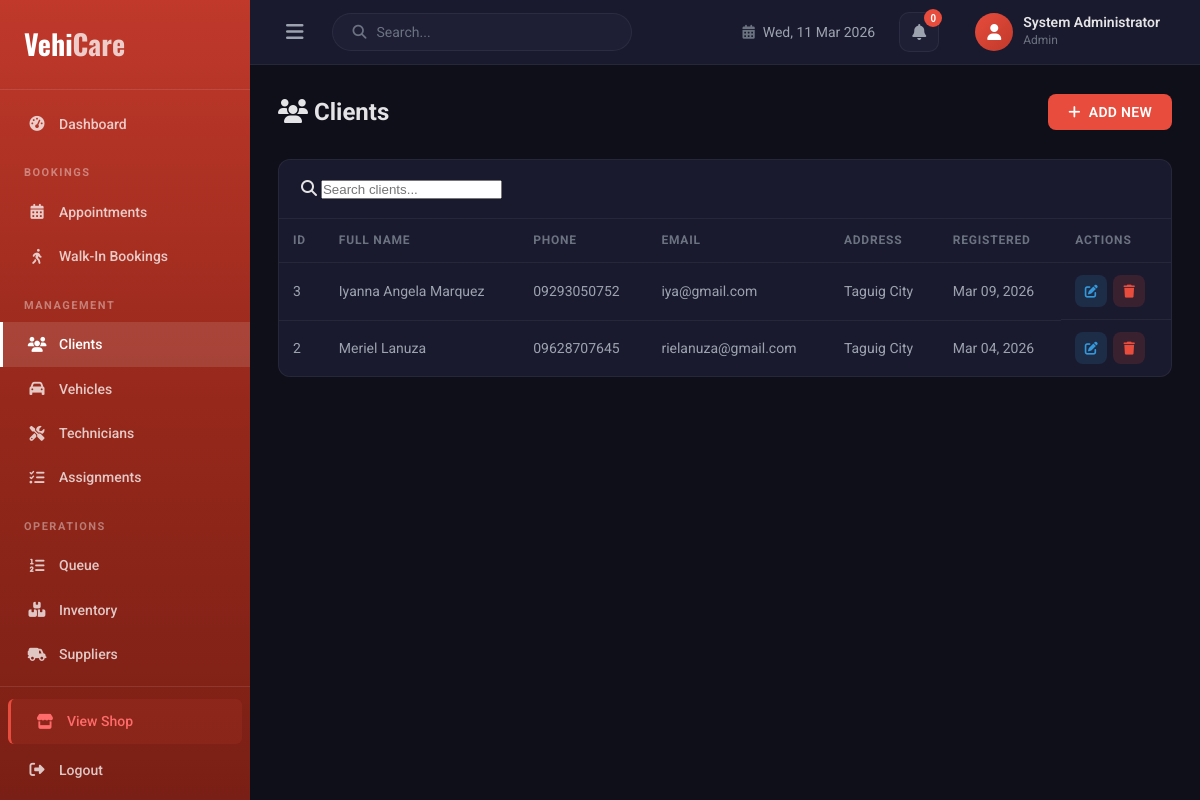
Page /admins/clients.php (signed in) on the committed database.
### tables this page shows
CREATE TABLE `clients` (
  `client_id` int(11) NOT NULL,
  `user_id` int(11) DEFAULT NULL,
  `full_name` varchar(150) NOT NULL,
  `phone` varchar(50) NOT NULL,
  `email` varchar(150) DEFAULT NULL,
  `address` text DEFAULT NULL,
  `created_at` timestamp NOT NULL DEFAULT current_timestamp()
);

### admins/clients.php (the view, shortened to what this page needs)
<?php
require_once __DIR__ . '/../includes/db.php';
$clients = $pdo->query("SELECT c.*, u.email as user_email FROM clients c LEFT JOIN users u ON c.user_id = u.user_id ORDER BY c.created_at DESC")->fetchAll();
?>
<!DOCTYPE html>
<html lang="en">
<head>
    <link rel="stylesheet" href="../includes/style/admin.css">
    <link rel="stylesheet" href="https://cdnjs.cloudflare.com/ajax/libs/font-awesome/6.5.1/css/all.min.css">
</head>
<body class="admin-body">
<div class="admin-layout">
    <?php include __DIR__ . '/includes/sidebar.php'; ?>
    <main class="admin-main">
        <?php include __DIR__ . '/includes/topbar.php'; ?>
        <div class="admin-content">
            <div class="page-header">
                <h2><i class="fas fa-users"></i> Clients</h2>
                <button class="btn btn-primary" onclick="openModal('addModal')"><i class="fas fa-plus"></i> Add New</button>
            </div>
            <div class="admin-card">
                <div class="table-toolbar">
                    <div class="search-box"><i class="fas fa-search"></i>
                        <input type="text" id="searchInput" placeholder="Search clients..." onkeyup="searchTable()">
                    </div>
                </div>
                <?php if (count($clients) > 0): ?>
                <div class="table-responsive">
                    <table class="admin-table" id="clientsTable">
                        <thead><tr><th>ID</th><th>Full Name</th><th>Phone</th><th>Email</th><th>Address</th><th>Registered</th><th>Actions</th></tr></thead>
                        <tbody>
                        <?php foreach ($clients as $row): ?>
                        <tr>
                            <td><?= $row['client_id'] ?></td>
                            <td><?= htmlspecialchars($row['full_name']) ?></td>
                            <td><?= htmlspecialchars($row['phone']) ?></td>
                            <td><?= htmlspecialchars($row['email'] ?? $row['user_email'] ?? '') ?></td>
                            <td><?= htmlspecialchars(mb_strimwidth($row['address'] ?? '', 0, 40, '...')) ?></td>
                            <td><?= date('M d, Y', strtotime($row['created_at'])) ?></td>
                            <td class="action-btns">
                                <button class="btn-icon btn-edit" onclick="editClient(<?= $row['client_id'] ?>, '<?= htmlspecialchars(addslashes($row['full_name']), ENT_QUOTES) ?>', '<?= htmlspecialchars(addslashes($row['phone']), ENT_QUOTES) ?>', '<?= htmlspecialchars(addslashes($row['email'] ?? ''), ENT_QUOTES) ?>', '<?= htmlspecialchars(addslashes($row['address'] ?? ''), ENT_QUOTES) ?>')"><i class="fas fa-edit"></i></button>
                                <form method="POST" style="display:inline" onsubmit="return confirm('Delete this client?')">
                                    <button type="submit" class="btn-icon btn-delete"><i class="fas fa-trash"></i></button>
                                </form>
                            </td>
                        </tr>
                        <?php endforeach; ?>
                        </tbody>
                    </table>
                </div>
                <?php else: ?>
                <div class="empty-state"><i class="fas fa-users"></i><h3>No clients found</h3><p>Clients will appear here when users register.</p></div>
                <?php endif; ?>
            </div>
        </div>
    </main>
</div>
</body>
</html>

### includes/style/admin.css (style rules this page uses)
:root { --primary: #e74c3c; --primary-dark: #c0392b; --primary-light: #ff6b6b; --admin-bg: #0f0f1a; --admin-surface: #1a1a2e; --admin-surface-2: #1e1e35; --admin-surface-3: #252540; --admin-border: rgba(255,255,255,0.06); --admin-text: #e4e4e7; --admin-text-dim: #9ca3af; --admin-text-muted: #6b7280; --sidebar-bg: linear-gradient(180deg, #c0392b 0%, #96281b 50%, #7a1f15 100%); --sidebar-width: 250px; --topbar-height: 65px; --font-main: 'Roboto', sans-serif; --font-heading: 'Oswald', sans-serif; --radius: 12px; --radius-sm: 8px; --shadow: 0 4px 20px rgba(0,0,0,0.3); --transition: all 0.3s ease; }
*, *::before, *::after { margin: 0; padding: 0; box-sizing: border-box; }
html { scroll-behavior: smooth; }
body.admin-body { font-family: var(--font-main); background: var(--admin-bg); color: var(--admin-text); line-height: 1.6; overflow-x: hidden; }
.admin-layout { display: flex; min-height: 100vh; }
.admin-main { flex: 1; margin-left: var(--sidebar-width); transition: var(--transition); display: flex; flex-direction: column; }
.admin-content { padding: 28px; flex: 1; }
.page-header { display: flex; align-items: center; justify-content: space-between; margin-bottom: 28px; }
.admin-card { background: var(--admin-surface); border: 1px solid var(--admin-border); border-radius: var(--radius); overflow: hidden; }
.admin-table { width: 100%; border-collapse: collapse; }
.admin-table thead th { text-align: left; padding: 12px 14px; font-size: 12px; font-weight: 700; text-transform: uppercase; letter-spacing: 0.8px; color: var(--admin-text-muted); border-bottom: 1px solid var(--admin-border); }
.admin-table tbody td { padding: 12px 14px; font-size: 14px; color: var(--admin-text-dim); border-bottom: 1px solid var(--admin-border); }
.admin-table tbody tr:last-child td { border-bottom: none; }
.btn { display: inline-flex; align-items: center; gap: 8px; padding: 10px 20px; border: none; border-radius: var(--radius-sm); font-family: var(--font-main); font-weight: 600; font-size: 14px; cursor: pointer; transition: var(--transition); text-transform: uppercase; letter-spacing: 0.3px; }
.btn-primary { background: var(--primary); color: #fff; }
.action-btns { display: flex; gap: 6px; }
.btn-icon { width: 32px; height: 32px; border-radius: 8px; border: none; display: inline-flex; align-items: center; justify-content: center; cursor: pointer; transition: var(--transition); font-size: 13px; }
.btn-edit { background: rgba(52,152,219,0.15); color: #3498db; }
.btn-delete { background: rgba(231,76,60,0.15); color: #e74c3c; }
.table-toolbar { display: flex; align-items: center; justify-content: space-between; gap: 12px; padding: 16px 22px; border-bottom: 1px solid var(--admin-border); flex-wrap: wrap; }

### rows in the picture
clients: client_id "3", full_name "Iyanna Angela Marquez", phone "09293050752", email "iya@gmail.com", address "Taguig City", created_at "Mar 09, 2026"
clients: client_id "2", full_name "Meriel Lanuza", phone "09628707645", email "rielanuza@gmail.com", address "Taguig City", created_at "Mar 04, 2026"

### other values in the picture
$_SESSION['full_name'] "System Administrator"
$_SESSION['role'] "Admin"
